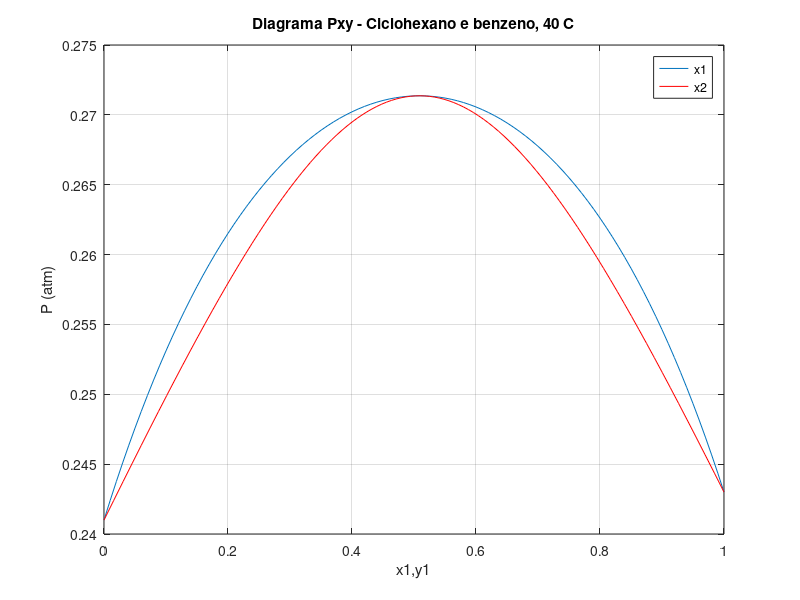

MATLAB code to generate this figure:
function diagramaPxy

    x = 0:0.01:1;

    plot(x,p(x));
    hold on;
    plot(y(x),p(x),'-r');

    title('Diagrama Pxy - Ciclohexano e benzeno, 40 C');
    xlabel('x1,y1');
    ylabel('P (atm)');
    legend('x1','x2');
    grid on;

    function result = p(x)
        result = x.*exp(.458.*(1-x).^2)*.243 + (1-x).*exp(.458.*x.^2)*.241;
    end

    function result = y(x)
        result = (x.*exp(.458.*(1-x).^2)*.243)./(x.*exp(.458.*(1-x).^2)*.243 + (1-x).*exp(.458.*x.^2)*.241);
    end

end